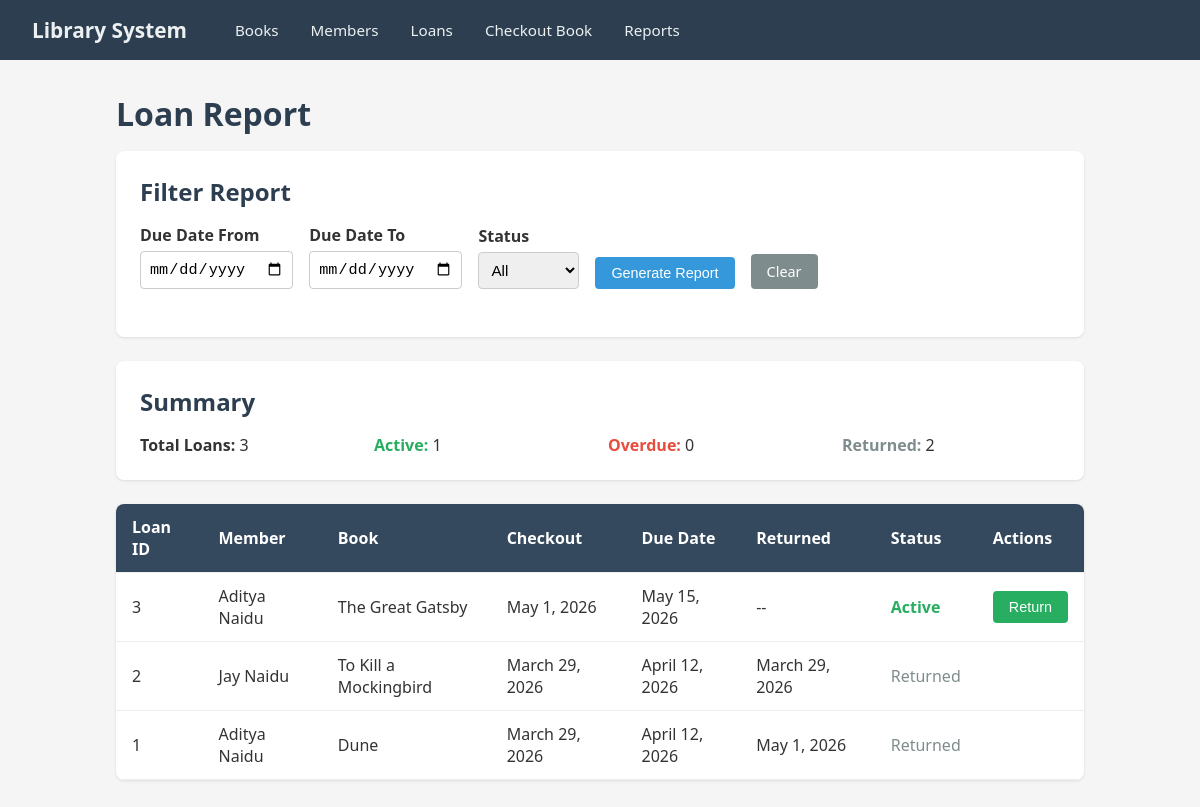
The page /report/ on the database its author committed.
### helloworld/models.py (models this page shows, shortened)
class Loan(models.Model):
    member = models.ForeignKey(Member, on_delete=models.CASCADE)
    book = models.ForeignKey(Book, on_delete=models.CASCADE)
    checkout_date = models.DateField()
    due_date = models.DateField()
    return_date = models.DateField(null=True, blank=True)
    class Meta:
        indexes = [
            models.Index(fields=['due_date'], name='loan_due_idx'),
            models.Index(fields=['return_date'], name='loan_return_idx'),
            models.Index(fields=['checkout_date'], name='loan_checkout_idx'),
        ]
    @property
    def is_overdue(self):
        from datetime import date
        if self.return_date:
            return False
        return date.today() > self.due_date

class Member(models.Model):
    name = models.CharField(max_length=200)
    age = models.IntegerField()
    email = models.EmailField(unique=True)
    membership_date = models.DateField()
    class Meta:
        indexes = [
            models.Index(fields=['age'], name='member_age_idx'),
        ]

class Book(models.Model):
    title = models.CharField(max_length=300)
    author = models.CharField(max_length=200)
    genre = models.CharField(max_length=100)
    total_copies = models.IntegerField(default=1)
    class Meta:
        indexes = [
            models.Index(fields=['title'], name='book_title_idx'),
        ]

### helloworld/views.py (the view)
# urls.py: path('report/', views.loan_report, name='loan_report'),
def loan_report(request):
    loans = Loan.objects.select_related('member', 'book').all().order_by('-checkout_date')
    start_date = request.GET.get('start_date')
    end_date = request.GET.get('end_date')
    status = request.GET.get('status')
    if start_date:
        loans = loans.filter(due_date__gte=start_date)
    if end_date:
        loans = loans.filter(due_date__lte=end_date)
    if status == 'active':
        loans = loans.filter(return_date__isnull=True, due_date__gte=date.today())
    elif status == 'overdue':
        loans = loans.filter(return_date__isnull=True, due_date__lt=date.today())
    elif status == 'returned':
        loans = loans.filter(return_date__isnull=False)
    today = date.today()
    active_count = sum(1 for l in loans if not l.return_date and l.due_date >= today)
    overdue_count = sum(1 for l in loans if not l.return_date and l.due_date < today)
    returned_count = sum(1 for l in loans if l.return_date)
    return render(request, 'helloworld/loan_report.html', {
        'loans': loans,
        'total': loans.count(),
        'active_count': active_count,
        'overdue_count': overdue_count,
        'returned_count': returned_count,
        'start_date': start_date or '',
        'end_date': end_date or '',
        'status': status or '',
    })

### helloworld/templates/helloworld/loan_report.html (shortened to what this page needs)
{% extends "helloworld/base.html" %}
{% block content %}
<h1>Loan Report</h1>
<div class="card">
    <h2>Filter Report</h2>
    <form method="get" class="filter-form">
        <div class="form-group">
            <label for="start_date">Due Date From</label>
            <input type="date" name="start_date" id="start_date" value="{{ start_date|default:'' }}">
        </div>
        <div class="form-group">
            <label for="end_date">Due Date To</label>
            <input type="date" name="end_date" id="end_date" value="{{ end_date|default:'' }}">
        </div>
        <div class="form-group">
            <label for="status">Status</label>
            <select name="status" id="status">
                <option value="">All</option>
            </select>
        </div>
        <div class="form-group">
            <label>&nbsp;</label>
            <button type="submit" class="btn btn-primary">Generate Report</button>
        </div>
        <div class="form-group">
            <label>&nbsp;</label>
            <a href="{% url 'loan_report' %}" class="btn btn-secondary">Clear</a>
        </div>
    </form>
</div>
<div class="card">
    <h2>Summary</h2>
    <div class="form-row">
        <div style="flex:1;"><strong>Total Loans:</strong> {{ total }}</div>
        <div style="flex:1;"><strong class="active">Active:</strong> {{ active_count }}</div>
        <div style="flex:1;"><strong class="overdue">Overdue:</strong> {{ overdue_count }}</div>
        <div style="flex:1;"><strong class="returned">Returned:</strong> {{ returned_count }}</div>
    </div>
</div>
<table>
    <thead>
        <tr><th>Loan ID</th><th>Member</th><th>Book</th><th>Checkout</th><th>Due Date</th><th>Returned</th><th>Status</th><th>Actions</th></tr>
    </thead>
    <tbody>
        {% for loan in loans %}
        <tr>
            <td>{{ loan.id }}</td>
            <td>{{ loan.member.name }}</td>
            <td>{{ loan.book.title }}</td>
            <td>{{ loan.checkout_date }}</td>
            <td>{{ loan.due_date }}</td>
            <td>{{ loan.return_date|default:"--" }}</td>
            <td>
                {% if loan.return_date %}
                    <span class="returned">Returned</span>
                {% elif loan.is_overdue %}
                    <span class="overdue">Overdue</span>
                {% else %}
                    <span class="active">Active</span>
                {% endif %}
            </td>
            <td>
                {% if not loan.return_date %}
                <form class="inline" method="post" action="{% url 'loan_return' loan.id %}">
                    <button type="submit" class="btn btn-success">Return</button>
                </form>
                {% endif %}
            </td>
        </tr>
        {% empty %}
        <tr><td colspan="8">No loans match the filter criteria.</td></tr>
        {% endfor %}
    </tbody>
</table>
{% endblock %}

### helloworld/templates/helloworld/base.html (style rules this page uses)
* { box-sizing: border-box; margin: 0; padding: 0; }
body { font-family: 'Segoe UI', Tahoma, Geneva, Verdana, sans-serif; background: #f5f5f5; color: #333; }
h1, h2 { margin-bottom: 1rem; color: #2c3e50; }
table { width: 100%; border-collapse: collapse; background: #fff; border-radius: 8px; overflow: hidden; box-shadow: 0 1px 3px rgba(0,0,0,0.1); margin-bottom: 1.5rem; }
th, td { padding: 0.75rem 1rem; text-align: left; border-bottom: 1px solid #eee; }
th { background: #34495e; color: #fff; }
.btn { display: inline-block; padding: 0.5rem 1rem; border: none; border-radius: 4px; cursor: pointer; text-decoration: none; font-size: 0.9rem; color: #fff; }
.btn-primary { background: #3498db; }
.btn-success { background: #27ae60; }
.btn-secondary { background: #7f8c8d; }
form.inline { display: inline; }
.form-group { margin-bottom: 1rem; }
.form-group label { display: block; margin-bottom: 0.3rem; font-weight: 600; }
.form-group input, .form-group select { width: 100%; padding: 0.5rem; border: 1px solid #ccc; border-radius: 4px; font-size: 0.95rem; }
.form-row { display: flex; gap: 1rem; flex-wrap: wrap; }
.card { background: #fff; padding: 1.5rem; border-radius: 8px; box-shadow: 0 1px 3px rgba(0,0,0,0.1); margin-bottom: 1.5rem; }
.overdue { color: #e74c3c; font-weight: bold; }
.active { color: #27ae60; font-weight: bold; }
.returned { color: #7f8c8d; }
.filter-form { display: flex; gap: 1rem; align-items: flex-end; flex-wrap: wrap; margin-bottom: 1.5rem; }
.filter-form .form-group { margin-bottom: 0; }

### rows shown on the page
Loan: id "3", member.name "Aditya Naidu", book "The Great Gatsby", checkout_date "May 1, 2026", due_date "May 15, 2026", return_date "--", shows "Active", shows "Return"
Loan: id "2", member.name "Jay Naidu", book "To Kill a Mockingbird", checkout_date "March 29, 2026", due_date "April 12, 2026", return_date "March 29, 2026", shows "Returned"
Loan: id "1", member.name "Aditya Naidu", book "Dune", checkout_date "March 29, 2026", due_date "April 12, 2026", return_date "May 1, 2026", shows "Returned"

### other values the page prints
{{ total }} "3"
{{ active_count }} "1"
{{ overdue_count }} "0"
{{ returned_count }} "2"
